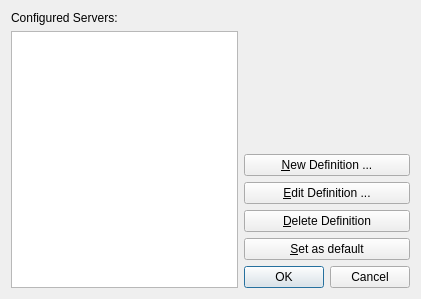
<?xml version="1.0" encoding="UTF-8"?>
<ui version="4.0">
 <class>ManageServerDefsDialog</class>
 <widget class="QDialog" name="ManageServerDefsDialog">
  <property name="windowModality">
   <enum>Qt::ApplicationModal</enum>
  </property>
  <property name="geometry">
   <rect>
    <x>0</x>
    <y>0</y>
    <width>421</width>
    <height>299</height>
   </rect>
  </property>
  <property name="windowTitle">
   <string>Manage Server Definitions</string>
  </property>
  <property name="windowIcon">
   <iconset resource="../qtclient/qtclient.qrc">
    <normaloff>:/images/world-setup.png</normaloff>:/images/world-setup.png</iconset>
  </property>
  <property name="modal">
   <bool>true</bool>
  </property>
  <layout class="QHBoxLayout" name="horizontalLayout">
   <item>
    <layout class="QVBoxLayout" name="vLayoutLeft">
     <item>
      <widget class="QLabel" name="definitionLbl">
       <property name="text">
        <string>Configured Servers:</string>
       </property>
      </widget>
     </item>
     <item>
      <widget class="QListWidget" name="definitionList"/>
     </item>
    </layout>
   </item>
   <item>
    <layout class="QVBoxLayout" name="vLayoutRight">
     <item>
      <spacer name="verticalSpacer">
       <property name="orientation">
        <enum>Qt::Vertical</enum>
       </property>
       <property name="sizeType">
        <enum>QSizePolicy::Fixed</enum>
       </property>
       <property name="sizeHint" stdset="0">
        <size>
         <width>20</width>
         <height>18</height>
        </size>
       </property>
      </spacer>
     </item>
     <item>
      <widget class="QLabel" name="showParamLbl">
       <property name="text">
        <string/>
       </property>
       <property name="alignment">
        <set>Qt::AlignLeading|Qt::AlignLeft|Qt::AlignTop</set>
       </property>
      </widget>
     </item>
     <item>
      <widget class="QPushButton" name="newBttn">
       <property name="text">
        <string>&amp;New Definition ...</string>
       </property>
      </widget>
     </item>
     <item>
      <widget class="QPushButton" name="editBttn">
       <property name="text">
        <string>&amp;Edit Definition ...</string>
       </property>
      </widget>
     </item>
     <item>
      <widget class="QPushButton" name="deleteBttn">
       <property name="text">
        <string>&amp;Delete Definition</string>
       </property>
      </widget>
     </item>
     <item>
      <widget class="QPushButton" name="defaultBttn">
       <property name="text">
        <string>&amp;Set as default</string>
       </property>
      </widget>
     </item>
     <item>
      <widget class="QDialogButtonBox" name="buttonBox">
       <property name="standardButtons">
        <set>QDialogButtonBox::Cancel|QDialogButtonBox::Ok</set>
       </property>
      </widget>
     </item>
    </layout>
   </item>
  </layout>
 </widget>
 <tabstops>
  <tabstop>newBttn</tabstop>
  <tabstop>editBttn</tabstop>
  <tabstop>deleteBttn</tabstop>
 </tabstops>
 <resources>
  <include location="../qtclient/qtclient.qrc"/>
 </resources>
 <connections>
  <connection>
   <sender>buttonBox</sender>
   <signal>accepted()</signal>
   <receiver>ManageServerDefsDialog</receiver>
   <slot>accept()</slot>
   <hints>
    <hint type="sourcelabel">
     <x>310</x>
     <y>243</y>
    </hint>
    <hint type="destinationlabel">
     <x>204</x>
     <y>134</y>
    </hint>
   </hints>
  </connection>
  <connection>
   <sender>buttonBox</sender>
   <signal>rejected()</signal>
   <receiver>ManageServerDefsDialog</receiver>
   <slot>reject()</slot>
   <hints>
    <hint type="sourcelabel">
     <x>310</x>
     <y>243</y>
    </hint>
    <hint type="destinationlabel">
     <x>204</x>
     <y>134</y>
    </hint>
   </hints>
  </connection>
 </connections>
 <designerdata>
  <property name="gridDeltaX">
   <number>10</number>
  </property>
  <property name="gridDeltaY">
   <number>10</number>
  </property>
  <property name="gridSnapX">
   <bool>true</bool>
  </property>
  <property name="gridSnapY">
   <bool>true</bool>
  </property>
  <property name="gridVisible">
   <bool>true</bool>
  </property>
 </designerdata>
</ui>
